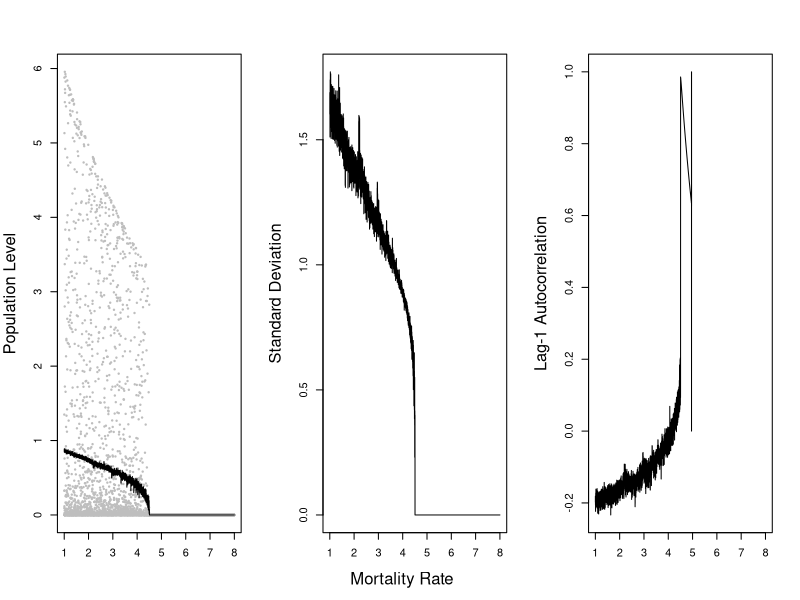
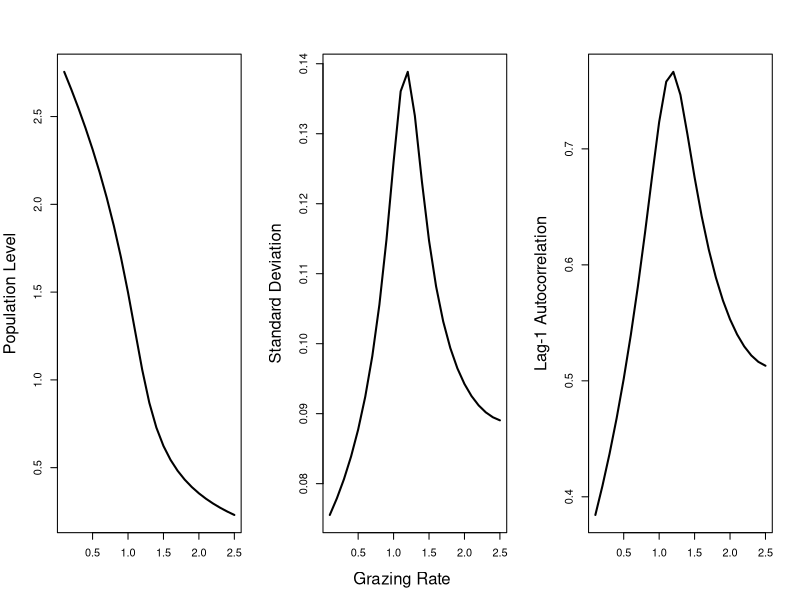

Write R code to recreate these figures, in order.
# Code to generate two example figures for early warning review

require(plyr)

s.model <- function(x, r, sK, m) {

  x1 <- x * exp(r * (1-x) - m / (1+ sK*x))
  return(x1)
  }

m <- seq(1,8,by=0.001)
r <- 4.5
sK <- 16
x0 <- runif(length(m))
T <- 1000
X <- matrix(NA, nrow=T+1, ncol=length(m))
X[1,] <- x0

for (i in 1:T) {
  
  X[i+1,] <- s.model(X[i,], r, sK, m)
  
  }

schreiber.stats <- adply(1:length(m), 1, function(x) data.frame(
  m=m[x],
  mean=mean(X[800:1001,x]),
  SD=sd(X[800:1001,x] - mean(X[800:1001,x])),
  AR1=acf(X[800:1001,x], lag.max=1, plot=FALSE)$acf[2]
  ))

postscript("schreiber-fig.eps", horizontal = FALSE, onefile = FALSE, paper = "special", width=6, height=3)
par(mfrow=c(1,3), cex.lab=1.5, oma=c(0,0.25,0,0))
plot(m, X[1001,], pch=19, cex=0.3, xlab = "", ylab="Population Level", col="grey")
lines(schreiber.stats$m, schreiber.stats$mean, type="l")
plot(schreiber.stats$m, schreiber.stats$SD, type="l", ylab="Standard Deviation", xlab="")
plot(schreiber.stats$m, schreiber.stats$AR1, type="l", ylab="Lag-1 Autocorrelation", xlab="")
mtext("Mortality Rate", side=1, outer=T, padj=-2)
dev.off()



k.model <- function(V, parms) {

  r = parms[["r"]]
  K = parms[["K"]]
  c = parms[["c"]]
  V0 = parms[["V0"]]
  dt = parms[["dt"]]
  sigma = parms[["sigma"]]
    
  dVdt <- r*V*(1- V/K) - c*(V^2)/(V^2 + V0^2)
  
  V1 <- V + dVdt*dt + sigma*rnorm(1,mean=0,sd=sqrt(dt))
  
  }


dt <- 0.01
T <- 300
cs <- seq(0.1,2.5,0.1)
parms <- list(K=3,r=1,V0=1, c=cs, sigma=0.1, dt=dt)
Vout <- matrix(NA, nrow=(T/dt)+1, ncol=length(cs))
Vout[1,] <- parms[["V0"]]
for(i in 1:(nrow(Vout)-1)) {
  Vout[i+1,] <- k.model(Vout[i,], parms)
  }

Vout <- Vout[seq(nrow(Vout)-200*(1/dt),nrow(Vout),length.out=200),]
kefi.stats <- adply(1:length(cs), 1, function(x) data.frame(
  c=cs[x],
  mean=mean(Vout[,x]),
  SD=sd(Vout[,x] - mean(Vout[,x])),
  AR1=acf(Vout[,x], lag.max=1, plot=FALSE)$acf[2]
  ))

postscript("kefi-fig.eps", horizontal = FALSE, onefile = FALSE, paper = "special", width=6, height=3)
par(mfrow=c(1,3), cex.lab=1.5, oma=c(0,0.25,0,0))
plot(kefi.stats$c, tail(Vout,1), xlab="", ylab="Population Level", type="l", lwd=2)
plot(kefi.stats$c, kefi.stats$SD, type="l", ylab="Standard Deviation", xlab="", lwd=2)
plot(kefi.stats$c, kefi.stats$AR1, type="l", ylab="Lag-1 Autocorrelation", xlab="", lwd=2)
mtext("Grazing Rate", side=1, outer=T, padj=-2)
dev.off()


